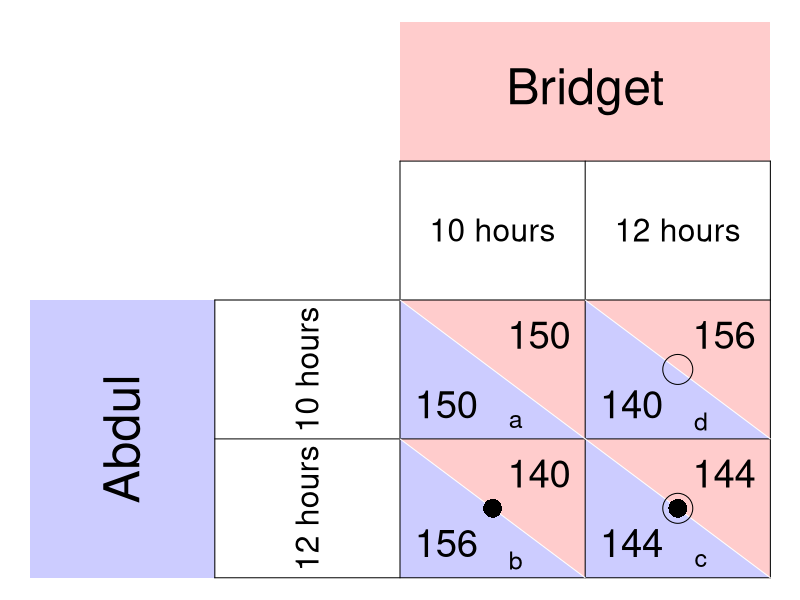

Recreate this plot in R.
require(ggplot2)
require(shape)
pdf(file = "coordination_failures/matrix_fishermen_functions.pdf", width = 8, height = 8)

pointsize <- 1.8
axislabelsize <- 1.8
labelsize <- 1.5
namesize <- 1.8
annotatesize <- 1.5
graphlinewidth <- 2
segmentlinewidth <- 1.5

par(mar =  c(0, 0, 0, 0))
xlims <- c(0, 8)
ylims <- c(0, 8)

#TextSizes
PlayerSize <- 3
StratSize <- 1.9
PayoffSize <- 2.3

p1fadelevel <- 0.2
p2fadelevel <- 0.2

#Payoffs are listed as c("NW", "SW", "NE", "SE")

#Considerations for Player 1
P1Name <- c("Abdul")
P1Strat <- c("10 hours", "12 hours")
P1Payoffs <- c("150", "156", "140", "144")
P1BR1 <- c("SW") #Must be NW or SW - the BR prints accordingly. 
P1BR2 <- c("SE") #Must be NE or SE - the BR prints accordingly. 
P1bestsize <- 2.5 #Adjusts size of point indicating best response of P1
#NW = (5, 3); SW = (5,1); NE = (7, 3); SE = (7, 1)

#Considerations for Player 2
P2Name <- c("Bridget")
P2Strat <- c("10 hours", "12 hours")
P2Payoffs <- c("150", "140", "156", "144")
P2BR1 <- c("NE") #Must be NW or SW - the BR prints accordingly. 
P2BR2 <- c("SE") #Must be NE or SE - the BR prints accordingly. 
P2bestsize <- 4 #Adjusts size of circle indicating best response of P1

plot(0, 0, xlim = xlims, ylim = ylims, type = "n",
     xlab = expression(""),
     ylab = expression(""),
     xaxt = "n", 
     yaxt = "n", 
     cex.lab = 2, 
     bty = "n")



#Color and label for Player 1 and their strategies
polygon(c(0,0,2,2,0), c(0,4,4,0,0), col=rgb(0, 0, 1, p1fadelevel), density=NULL, border = NA)
text(1, 2, P1Name[1], srt = 90, cex = PlayerSize)

text(3, 3, P1Strat[1], cex = StratSize, srt = 90)
text(3, 1, P1Strat[2], cex = StratSize, srt = 90)


#Color and label for Player 2
polygon(c(4,4,8,8,4), c(8,6,6,8,8), col=rgb(1, 0, 0, p2fadelevel), density=NULL, border = NA)
text(6, 7, P2Name[1], cex = PlayerSize)

text(5, 5, P2Strat[1], cex = StratSize)
text(7, 5, P2Strat[2], cex = StratSize)

#NorthWest cell 
#P1
polygon(c(4,4,6,4), c(4,2,2,4), col=rgb(0, 0, 1, p1fadelevel), density=NULL, border = NA)
#P2
polygon(c(4,6,6,4), c(4,4,2,4), col=rgb(1, 0, 0, p2fadelevel), density=NULL, border = NA)

#P1
text(4.5, 2.5, P1Payoffs[1], cex = PayoffSize)
#P2
text(5.5, 3.5, P2Payoffs[1], cex = PayoffSize)

#SouthWest cell  
#P1
polygon(c(4,4,6,4), c(2,0,0,2), col=rgb(0, 0, 1, p1fadelevel), density=NULL, border = NA)
#P2
polygon(c(4,6,6,4), c(2,2,0,2), col=rgb(1, 0, 0, p2fadelevel), density=NULL, border = NA)

#P1
text(4.5, 0.5, P1Payoffs[2], cex = PayoffSize)
#P2
text(5.5, 1.5, P2Payoffs[2], cex = PayoffSize)


#NorthEast cell 
#P1
polygon(c(6,6,8,6), c(4,2,2,4), col=rgb(0, 0, 1, p1fadelevel), density=NULL, border = NA)
#P2
polygon(c(6,8,8,6), c(4,4,2,4), col=rgb(1, 0, 0, p2fadelevel), density=NULL, border = NA)
#P1
text(6.5, 2.5, P1Payoffs[3], cex = PayoffSize)
#P2
text(7.5, 3.5, P2Payoffs[3], cex = PayoffSize)

#SouthEast cell 
#P1
polygon(c(6,6,8,6), c(2,0,0,2), col=rgb(0, 0, 1, p1fadelevel), density=NULL, border = NA)
#P2
polygon(c(6,8,8,6), c(2,2,0,2), col=rgb(1, 0, 0, p2fadelevel), density=NULL, border = NA)
#P1
text(6.5, 0.5, P1Payoffs[4], cex = PayoffSize)
#P2
text(7.5, 1.5, P2Payoffs[4], cex = PayoffSize)


#Lines for the Table
segments(8, 0, 8, 6, lty = 1, col = "black")
segments(4, 6, 8, 6, lty = 1, col = "black")
segments(2, 0, 2, 4, lty = 1, col = "black")
segments(2, 0, 8, 0, lty = 1, col = "black")
segments(2, 4, 8, 4, lty = 1, col = "black")
segments(4, 0, 4, 6, lty = 1, col = "black")
segments(2, 2, 8, 2, lty = 1, col = "black")
segments(6, 0, 6, 6, lty = 1, col = "black")

#Diagonals
#NW
segments(4, 4, 6, 2, lty = 1, col = "white")
#NE
segments(6, 4, 8, 2, lty = 1, col = "white")
#SW
segments(4, 2, 6, 0, lty = 1, col = "white")
#Se
segments(6, 2, 8, 0, lty = 1, col = "white")


#Best responses 
#P1 
if (P1BR1[1] == "NW"){
  points(5, 3, pch = 16, col = "black", cex = P1bestsize)
} else{points(5, 1, pch = 16, col = "black", cex = P1bestsize)
}

if (P1BR2[1] == "NE"){
  points(7, 3, pch = 16, col = "black", cex = P1bestsize)
} else{points(7, 1, pch = 16, col = "black", cex = P1bestsize)
}


#P2
if (P2BR1[1] == "NW"){
  points(5, 3, pch = 1, col = "black", cex = P2bestsize)
} else{points(7, 3, pch = 1, col = "black", cex = P2bestsize)
}

if (P2BR2[1] == "SW"){
  points(5, 1, pch = 1, col = "black", cex = P2bestsize)
} else{points(7, 1, pch = 1, col = "black", cex = P2bestsize)
}

#label point for Pareto comparisons
text(5.25, 2.25, expression(a), cex = labelsize)
text(5.25, 0.25, expression(b), cex = labelsize)
text(7.25, 2.25, expression(d), cex = labelsize)
text(7.25, 0.25, expression(c), cex = labelsize)

dev.off()
